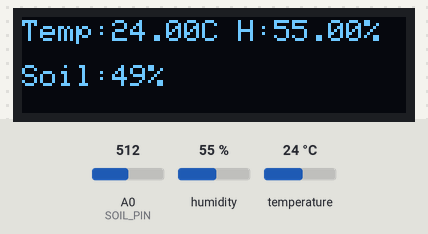
A sketch run on a simulated Arduino Uno, built with avr-gcc and run on an emulated ATmega328P. Shown: 128×32 one-colour display. The inputs (shaded band) are chosen by the test bench; at power-on: humidity 55 %, A0 (SOIL_PIN) = 512, temperature 24 °C.

Above: at 3.2 s.
3.3 s: humidity set to 22 %
At 4.8 s:
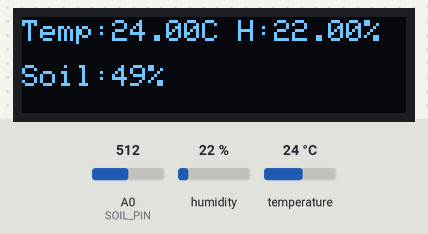
9.3 s: A0 (SOIL_PIN) set to 716
At 11.7 s:
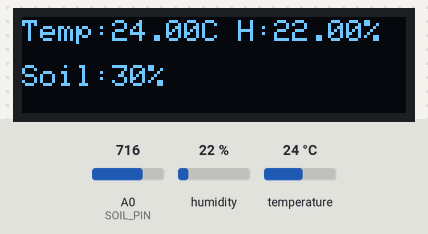
13.8 s: temperature set to 12 °C
At 15.1 s:
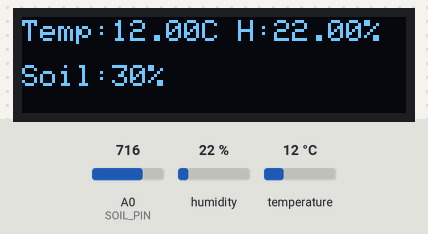
16.5 s: A0 (SOIL_PIN) set to 900
At 19.7 s:
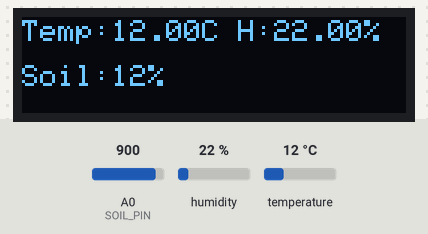
22.0 s: humidity set to 40 %
At 23.1 s:
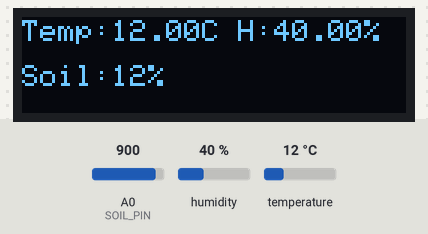
24.7 s: A0 (SOIL_PIN) set to 1023
At 27.6 s:
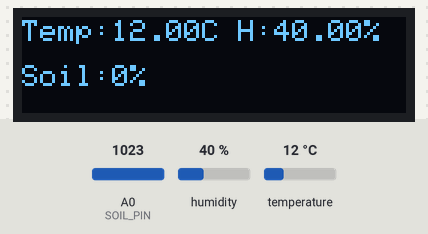
Timing chart, 0 to 29.1 s (numbered marks = the images above; inputs shaded):
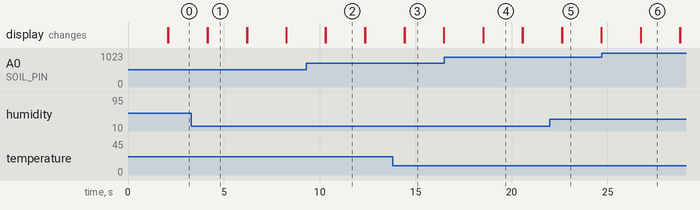

The sketch:

Smart_Plant_monitoring.ino
```cpp
#include <Wire.h>
#include <Adafruit_GFX.h>
#include <Adafruit_SSD1306.h>
#include <DHT.h>


// Width & height for 128x32 OLED
#define SCREEN_WIDTH 128
#define SCREEN_HEIGHT 32
#define DHTPIN 2
#define DHTTYPE DHT11
DHT dht(DHTPIN, DHTTYPE);


#define SOIL_PIN A0


// Create display object (I2C address 0x3C is common)
Adafruit_SSD1306 display(SCREEN_WIDTH, SCREEN_HEIGHT, &Wire, -1);

void setup() {
  Serial.begin(9600);

  if (!display.begin(SSD1306_SWITCHCAPVCC, 0x3C)) {  // Try 0x3D if this fails
    Serial.println(F("OLED failed"));
    for (;;)
      ;  // Don't continue
  }

  display.clearDisplay();
  display.setTextSize(1);  // Size 1 = small font
  display.setTextColor(SSD1306_WHITE);
  display.setCursor(0, 0);
  display.print("Smart Farming");
  display.display();
  delay(2000);
}

void loop() {
  float h = dht.readHumidity();
  float t = dht.readTemperature();
  int soil = analogRead(SOIL_PIN);

  int soilPercent = map(soil, 1023, 0, 0, 100);
  display.clearDisplay();
  display.setCursor(0, 1);
  display.setTextSize(1);
  display.setTextColor(SSD1306_WHITE);
  display.print("Temp:");
  display.print(t);
  display.print("C H:");
  display.print(h);
  display.print("%");
  display.display();


  display.setCursor(0, 16);
  display.print("Soil:");
  display.print(soilPercent);
  display.print("%");
  display.display();
  delay(2000);

}
```

Measured:
- after the input at 3.3 s, the display: first changes after 0.84 s (image 1 shows a later state)
- after the input at 9.3 s, the display: first differs from a run without the input after 1.0 s (image 2)
- after the input at 13.8 s, the display: first changes after 0.61 s (image 3 shows a later state)
- after the input at 16.5 s, the display: first differs from a run without the input after 2.0 s (image 4)
- after the input at 22.0 s, the display: first changes after 0.62 s (image 5 shows a later state)
- after the input at 24.7 s, the display: first differs from a run without the input after 2.0 s (image 6)
- what the display in image 1 shows lasts 2.0 s, from 4.2 s to 6.2 s
